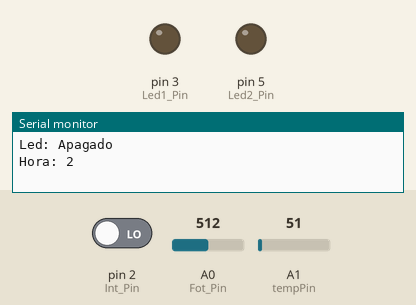
This sketch was run on a simulated Arduino Uno, built with avr-gcc and run on an emulated ATmega328P. Shown: output pins drawn as LEDs (lit = HIGH), the last lines printed to the serial monitor. The test bench sets the inputs (shaded band); at power-on: pin 2 (Int_Pin) LOW, A1 (tempPin) = 51, A0 (Fot_Pin) = 512.

Above: at 1.8 s.
1.9 s: pin 2 (Int_Pin) driven HIGH
At 3.0 s:
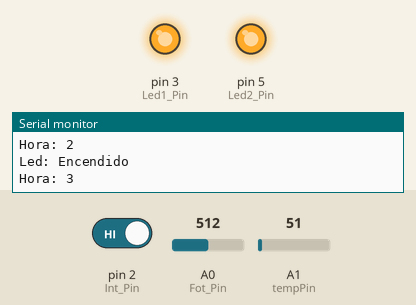
3.5 s: pin 2 (Int_Pin) driven LOW
At 5.0 s:
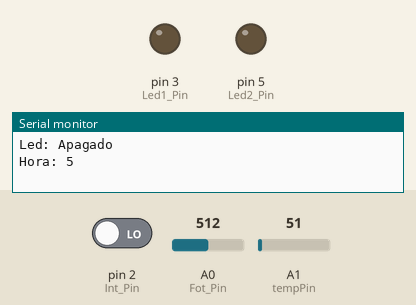
5.5 s: A1 (tempPin) set to 134
19.2 s: A1 (tempPin) set to 152
At 21.5 s:
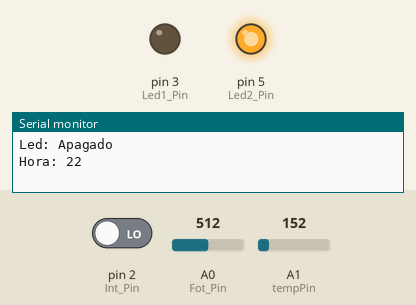
Timing chart, 0 to 25.8 s (numbered marks = the images above; inputs shaded):
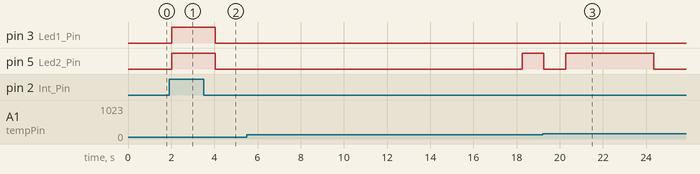

Measured:
- the behaviour switches between 143 and 144 on A1 (tempPin) (found by bisection; images 2 and 3)
- after the input at 1.9 s, pin 3 (Led1_Pin), pin 5 (Led2_Pin): LOW → HIGH after 0.13 s
- after the input at 3.5 s, pin 3 (Led1_Pin), pin 5 (Led2_Pin): HIGH → LOW after 0.54 s
- after the input at 19.2 s, pin 5 (Led2_Pin): HIGH → LOW after 0.07 s instead of 5.1 s

The sketch:

utn_clase_arduino06_02.ino
```cpp
// Variables de Luz
int Led1_Pin = 3;
int Led2_Pin = 5;
int Fot_Pin = A0;
int Int_Pin = 2;
int sensorValue = 0;
int inputValue = 0;

// Variables de Temperatura
int readValue = 0;
int lastValue = 1;
int tempPin = A1;
float voltsValue;
float tempValue;
int counter = 0;
int start = 0;
int stop = 0;

// Limites Invierno
int start1 = 18;
int stop1 = 24;

// Limites Verano
int start2 = 20;
int stop2 = 1;

void setup()
{
  Serial.begin(9600);
  pinMode(Led1_Pin, OUTPUT);
  pinMode(Int_Pin, INPUT);
  pinMode(Led2_Pin, OUTPUT);
}
void loop()
{
  // Lectura Digital
  inputValue = digitalRead(Int_Pin);
  if (inputValue == HIGH)
  {
    Serial.println("Led: Encendido");
    digitalWrite(Led1_Pin, 1);
    digitalWrite(Led2_Pin, 1);
  }
  else
  {
    // Lectura Temperatura
    readValue = analogRead(tempPin);
    lastValue = readValue;
    Serial.print("readValue: ");
    Serial.print(readValue);
    voltsValue = 5.0 / 1024 * readValue;
    tempValue = voltsValue * 100 - 50;
    Serial.print(" -> voltsValue: ");
    Serial.print(voltsValue);
    Serial.print(" -> tempValue: ");
    Serial.println(tempValue);

    if( tempValue < 20 )
    {
      start = start1;
      stop = stop1;

    }
    else
    {
      start = start2;
      stop = stop2;

    }
    // // Lectura Luz
    if(counter >= start)
    {
      // Lectura Analógica
      sensorValue = analogRead(Fot_Pin);
      if(sensorValue < 500)
      {
        Serial.println("Led: Encendido");
        digitalWrite(Led1_Pin, 1);
        digitalWrite(Led2_Pin, 0);
      }
      else
      {
       Serial.println("Led: Apagado");
       digitalWrite(Led1_Pin, 0);
       digitalWrite(Led2_Pin, 1);
      }
    }
    else
    {
      Serial.println("Led: Apagado");
      digitalWrite(Led1_Pin, 0);
      digitalWrite(Led2_Pin, 0);
    }
  }
  counter++;
  Serial.print("Hora: ");
  Serial.println(counter);
  if (counter == 24)
  {
    counter =0;
  }
  delay(1000);
}
```
